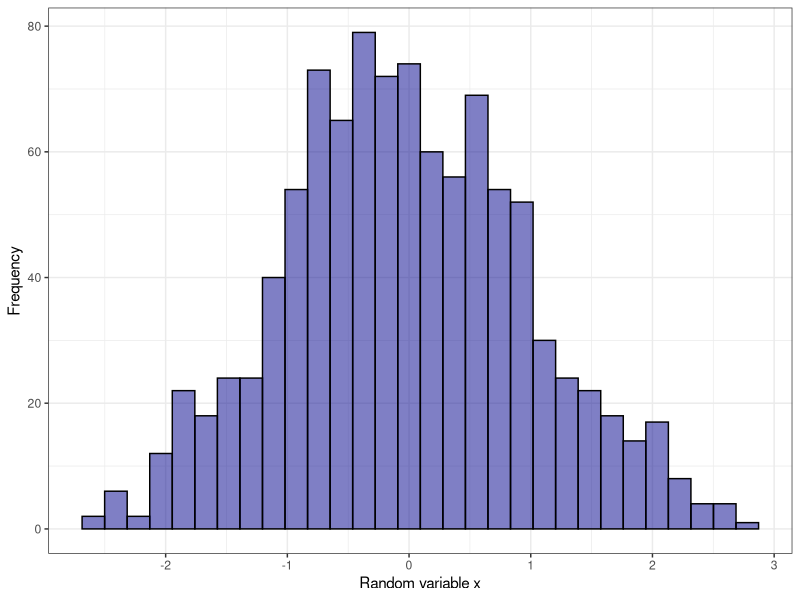

This chart was generated by the following R code:
## ---- chunk 1
library(tidyverse)
## ---- chunk 2
tibble(x = rnorm(1000)) %>%
  ggplot(aes(x)) +
  geom_histogram(fill = "darkblue", alpha = 0.5,
                 color = "black") +
  labs(x = "Random variable x", 
       y = "Frequency") +
  theme_bw()
